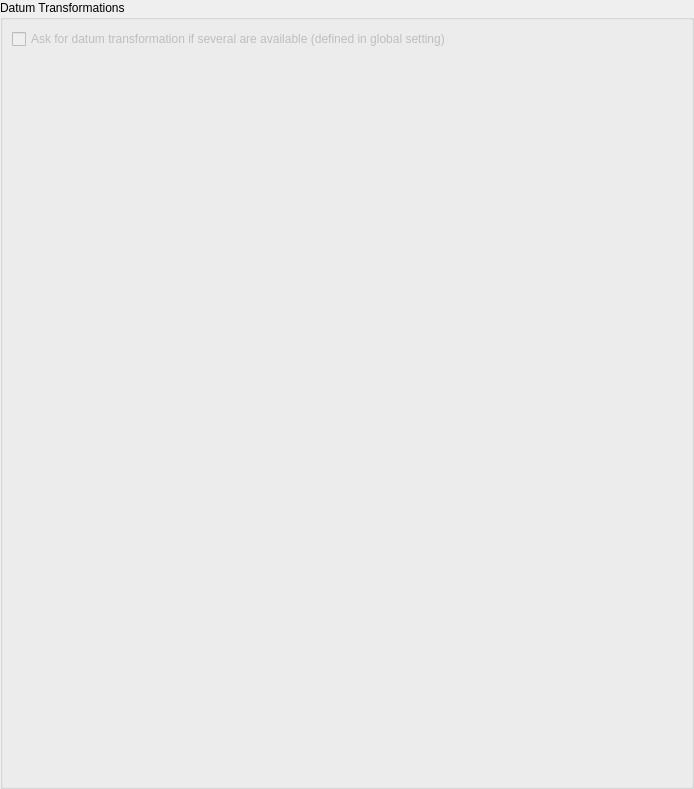
             <widget class="QWidget" name="scrollAreaWidgetContents_3">
              <property name="geometry">
               <rect>
                <x>0</x>
                <y>0</y>
                <width>694</width>
                <height>789</height>
               </rect>
              </property>
              <layout class="QVBoxLayout" name="verticalLayout_9">
               <property name="leftMargin">
                <number>0</number>
               </property>
               <property name="topMargin">
                <number>0</number>
               </property>
               <property name="rightMargin">
                <number>0</number>
               </property>
               <property name="bottomMargin">
                <number>0</number>
               </property>
               <item>
                <widget class="QGroupBox" name="mDatumTransformGroupBox">
                 <property name="title">
                  <string>Datum Transformations</string>
                 </property>
                 <layout class="QVBoxLayout" name="verticalLayout_10">
                  <item>
                   <widget class="QCheckBox" name="mShowDatumTransformDialogCheckBox">
                    <property name="enabled">
                     <bool>false</bool>
                    </property>
                    <property name="text">
                     <string>Ask for datum transformation if several are available (defined in global setting)</string>
                    </property>
                   </widget>
                  </item>
                  <item>
                   <widget class="QgsDatumTransformTableWidget" name="mDatumTransformTableWidget" native="true"/>
                  </item>
                 </layout>
                </widget>
               </item>
              </layout>
             </widget>
